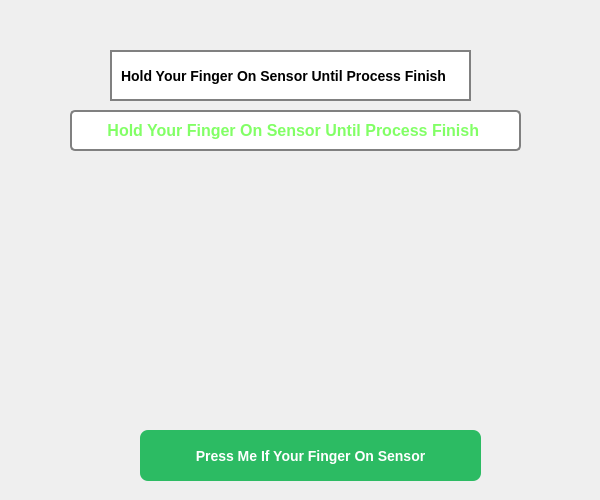
<?xml version="1.0" encoding="UTF-8"?>
<ui version="4.0">
 <class>Finger</class>
 <widget class="QDialog" name="Finger">
  <property name="geometry">
   <rect>
    <x>0</x>
    <y>0</y>
    <width>600</width>
    <height>500</height>
   </rect>
  </property>
  <property name="minimumSize">
   <size>
    <width>600</width>
    <height>500</height>
   </size>
  </property>
  <property name="maximumSize">
   <size>
    <width>600</width>
    <height>500</height>
   </size>
  </property>
  <property name="windowTitle">
   <string>FingerPrint</string>
  </property>
  <property name="windowIcon">
   <iconset resource="image.qrc">
    <normaloff>:/img/image/fingerprint.png</normaloff>:/img/image/fingerprint.png</iconset>
  </property>
  <property name="windowOpacity">
   <double>100.000000000000000</double>
  </property>
  <property name="layoutDirection">
   <enum>Qt::LeftToRight</enum>
  </property>
  <layout class="QGridLayout" name="gridLayout">
   <property name="leftMargin">
    <number>0</number>
   </property>
   <property name="topMargin">
    <number>0</number>
   </property>
   <property name="rightMargin">
    <number>0</number>
   </property>
   <property name="bottomMargin">
    <number>0</number>
   </property>
   <item row="0" column="0">
    <widget class="QStackedWidget" name="stackedWidget">
     <property name="currentIndex">
      <number>1</number>
     </property>
     <widget class="QWidget" name="page">
      <widget class="QTextEdit" name="textEdit">
       <property name="geometry">
        <rect>
         <x>90</x>
         <y>50</y>
         <width>391</width>
         <height>41</height>
        </rect>
       </property>
       <property name="styleSheet">
        <string notr="true">border:none;
background-color: rgba(255, 255, 255, 0);</string>
       </property>
       <property name="html">
        <string>&lt;!DOCTYPE HTML PUBLIC &quot;-//W3C//DTD HTML 4.0//EN&quot; &quot;http://www.w3.org/TR/REC-html40/strict.dtd&quot;&gt;
&lt;html&gt;&lt;head&gt;&lt;meta name=&quot;qrichtext&quot; content=&quot;1&quot; /&gt;&lt;style type=&quot;text/css&quot;&gt;
p, li { white-space: pre-wrap; }
&lt;/style&gt;&lt;/head&gt;&lt;body style=&quot; font-family:'MS Shell Dlg 2'; font-size:8.25pt; font-weight:400; font-style:normal;&quot;&gt;
&lt;p align=&quot;center&quot; style=&quot; margin-top:0px; margin-bottom:0px; margin-left:0px; margin-right:0px; -qt-block-indent:0; text-indent:0px;&quot;&gt;&lt;span style=&quot; font-family:'MS Shell Dlg 2'; font-size:12pt; font-weight:600; color:#82ff66;&quot;&gt;Are You Ready To Add Your Fingerprint ?&lt;/span&gt;&lt;/p&gt;&lt;/body&gt;&lt;/html&gt;</string>
       </property>
       <property name="textInteractionFlags">
        <set>Qt::NoTextInteraction</set>
       </property>
      </widget>
      <widget class="QLabel" name="label_Gif">
       <property name="geometry">
        <rect>
         <x>0</x>
         <y>0</y>
         <width>600</width>
         <height>500</height>
        </rect>
       </property>
       <property name="styleSheet">
        <string notr="true"/>
       </property>
       <property name="text">
        <string/>
       </property>
       <property name="textInteractionFlags">
        <set>Qt::NoTextInteraction</set>
       </property>
      </widget>
      <widget class="QPushButton" name="pushButton">
       <property name="geometry">
        <rect>
         <x>180</x>
         <y>420</y>
         <width>80</width>
         <height>22</height>
        </rect>
       </property>
       <property name="styleSheet">
        <string notr="true">background-color: rgb(130, 255, 102);
color: rgb(0, 0, 0);
font: 87 10pt &quot;Arial Black&quot;;</string>
       </property>
       <property name="text">
        <string>Yes</string>
       </property>
       <property name="checkable">
        <bool>false</bool>
       </property>
      </widget>
      <widget class="QPushButton" name="pushButton_2">
       <property name="geometry">
        <rect>
         <x>320</x>
         <y>420</y>
         <width>80</width>
         <height>22</height>
        </rect>
       </property>
       <property name="styleSheet">
        <string notr="true">background-color: rgb(212, 45, 45);
color: rgb(0, 0, 0);
font: 87 10pt &quot;Arial Black&quot;;</string>
       </property>
       <property name="text">
        <string>No</string>
       </property>
      </widget>
      <widget class="QLabel" name="label_Gif_2">
       <property name="geometry">
        <rect>
         <x>600</x>
         <y>0</y>
         <width>600</width>
         <height>500</height>
        </rect>
       </property>
       <property name="styleSheet">
        <string notr="true"/>
       </property>
       <property name="text">
        <string/>
       </property>
       <property name="textInteractionFlags">
        <set>Qt::NoTextInteraction</set>
       </property>
      </widget>
      <zorder>textEdit</zorder>
      <zorder>label_Gif</zorder>
      <zorder>pushButton_2</zorder>
      <zorder>pushButton</zorder>
      <zorder>label_Gif_2</zorder>
     </widget>
     <widget class="QWidget" name="page_2">
      <widget class="QLabel" name="label_Gif_page2">
       <property name="geometry">
        <rect>
         <x>0</x>
         <y>0</y>
         <width>600</width>
         <height>500</height>
        </rect>
       </property>
       <property name="text">
        <string/>
       </property>
      </widget>
      <widget class="QTextEdit" name="textEdit_page2">
       <property name="geometry">
        <rect>
         <x>70</x>
         <y>110</y>
         <width>451</width>
         <height>41</height>
        </rect>
       </property>
       <property name="styleSheet">
        <string notr="true">QTextEdit {
  padding: 5px;
  border: 2px solid #808080;
  border-radius: 5px;
  background-color: white;
  color: black;
}

QTextEdit:hover {
  border-color: #2CBB63;
}

QTextEdit:focus {
  border-color: #2CBB63;
  outline: none;
}
</string>
       </property>
       <property name="html">
        <string>&lt;!DOCTYPE HTML PUBLIC &quot;-//W3C//DTD HTML 4.0//EN&quot; &quot;http://www.w3.org/TR/REC-html40/strict.dtd&quot;&gt;
&lt;html&gt;&lt;head&gt;&lt;meta name=&quot;qrichtext&quot; content=&quot;1&quot; /&gt;&lt;style type=&quot;text/css&quot;&gt;
p, li { white-space: pre-wrap; }
&lt;/style&gt;&lt;/head&gt;&lt;body style=&quot; font-family:'MS Shell Dlg 2'; font-size:8.25pt; font-weight:400; font-style:normal;&quot;&gt;
&lt;p align=&quot;center&quot; style=&quot; margin-top:0px; margin-bottom:0px; margin-left:0px; margin-right:0px; -qt-block-indent:0; text-indent:0px;&quot;&gt;&lt;span style=&quot; font-family:'MS Shell Dlg 2'; font-size:12pt; font-weight:600; color:#82ff66;&quot;&gt;Hold Your Finger On Sensor Until Process Finish &lt;/span&gt;&lt;/p&gt;&lt;/body&gt;&lt;/html&gt;</string>
       </property>
       <property name="textInteractionFlags">
        <set>Qt::NoTextInteraction</set>
       </property>
      </widget>
      <widget class="QPushButton" name="pushButton_Hold">
       <property name="geometry">
        <rect>
         <x>140</x>
         <y>430</y>
         <width>341</width>
         <height>51</height>
        </rect>
       </property>
       <property name="styleSheet">
        <string notr="true">QPushButton {
  border: none;
  border-radius: 8px;
  padding: 10px 20px;
  background-color: #2CBB63; /* Green color */
  color: white;
  font-size: 14px;
  font-weight: bold;
  text-transform: uppercase;
  transition: background-color 0.3s ease;
}

QPushButton:hover {
  background-color: #7AE59A; /* Lighter green color on hover */
}

QPushButton:pressed {
  background-color: #A2EFB6; /* Lighter green color when pressed */
  border: 5px solid #2CBB63; /* Green contour */
}

QPushButton:focus {
  outline: none;
  box-shadow: 0 0 0 3px rgba(0, 102, 204, 0.4);
}</string>
       </property>
       <property name="text">
        <string>Press Me If Your Finger On Sensor</string>
       </property>
       <property name="checkable">
        <bool>false</bool>
       </property>
      </widget>
      <widget class="QLabel" name="label">
       <property name="geometry">
        <rect>
         <x>110</x>
         <y>50</y>
         <width>361</width>
         <height>51</height>
        </rect>
       </property>
       <property name="styleSheet">
        <string notr="true">QLabel {
  padding: 5px;
  border: 2px solid grey; /* Grey underline */
  background-color: white; /* White background */
  color: black; /* Black text color */
  font-weight: bold; /* Bolder text */
  font-size:14px;
}

QLabel:hover {
  border-color: #2CBB63; /* Green underline color on hover */
  color: black; /* Dark green text color on hover */
}</string>
       </property>
       <property name="text">
        <string>Hold Your Finger On Sensor Until Process Finish </string>
       </property>
      </widget>
     </widget>
    </widget>
   </item>
  </layout>
 </widget>
 <resources>
  <include location="image.qrc"/>
 </resources>
 <connections/>
</ui>
